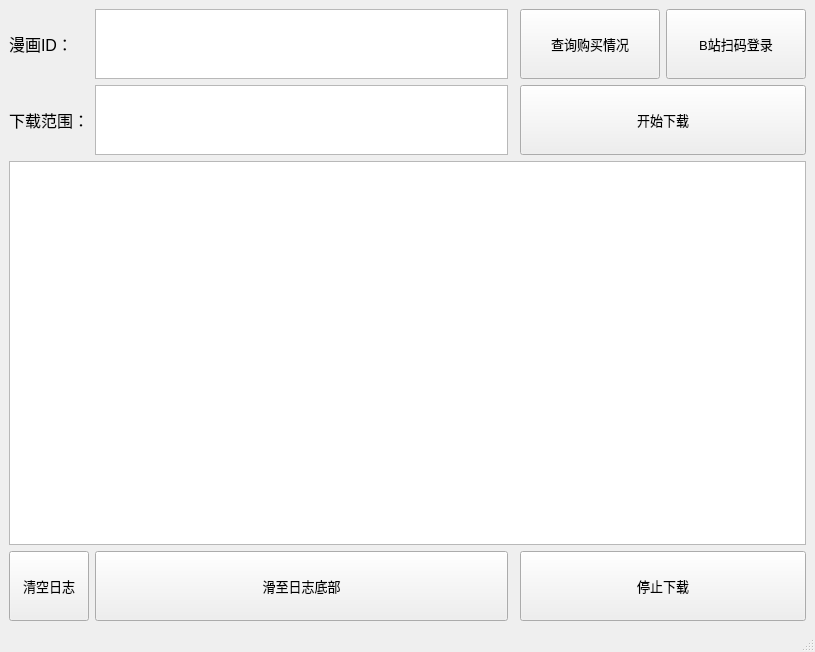
<?xml version="1.0" encoding="UTF-8"?>
<ui version="4.0">
 <class>MainWindow</class>
 <widget class="QMainWindow" name="MainWindow">
  <property name="geometry">
   <rect>
    <x>0</x>
    <y>0</y>
    <width>815</width>
    <height>652</height>
   </rect>
  </property>
  <property name="minimumSize">
   <size>
    <width>770</width>
    <height>610</height>
   </size>
  </property>
  <property name="font">
   <font>
    <pointsize>5</pointsize>
   </font>
  </property>
  <property name="windowTitle">
   <string/>
  </property>
  <property name="windowIcon">
   <iconset resource="main.qrc">
    <normaloff>:/main.ico</normaloff>:/main.ico</iconset>
  </property>
  <property name="iconSize">
   <size>
    <width>25</width>
    <height>25</height>
   </size>
  </property>
  <widget class="QWidget" name="centralwidget">
   <layout class="QGridLayout" name="gridLayout">
    <item row="1" column="1">
     <widget class="QTextEdit" name="textEdit_3">
      <property name="minimumSize">
       <size>
        <width>0</width>
        <height>60</height>
       </size>
      </property>
      <property name="maximumSize">
       <size>
        <width>16777215</width>
        <height>70</height>
       </size>
      </property>
      <property name="font">
       <font>
        <pointsize>10</pointsize>
       </font>
      </property>
     </widget>
    </item>
    <item row="0" column="6">
     <widget class="QPushButton" name="pushButton">
      <property name="minimumSize">
       <size>
        <width>140</width>
        <height>70</height>
       </size>
      </property>
      <property name="maximumSize">
       <size>
        <width>16777215</width>
        <height>70</height>
       </size>
      </property>
      <property name="font">
       <font>
        <pointsize>10</pointsize>
       </font>
      </property>
      <property name="text">
       <string>B站扫码登录</string>
      </property>
     </widget>
    </item>
    <item row="1" column="0">
     <widget class="QLabel" name="label_3">
      <property name="font">
       <font>
        <pointsize>12</pointsize>
       </font>
      </property>
      <property name="text">
       <string>下载范围：</string>
      </property>
     </widget>
    </item>
    <item row="1" column="3" colspan="4">
     <widget class="QPushButton" name="pushButton_3">
      <property name="minimumSize">
       <size>
        <width>0</width>
        <height>70</height>
       </size>
      </property>
      <property name="maximumSize">
       <size>
        <width>16777215</width>
        <height>70</height>
       </size>
      </property>
      <property name="font">
       <font>
        <pointsize>10</pointsize>
       </font>
      </property>
      <property name="text">
       <string>开始下载</string>
      </property>
     </widget>
    </item>
    <item row="0" column="0">
     <widget class="QLabel" name="label_2">
      <property name="minimumSize">
       <size>
        <width>50</width>
        <height>0</height>
       </size>
      </property>
      <property name="font">
       <font>
        <pointsize>12</pointsize>
       </font>
      </property>
      <property name="text">
       <string>漫画ID：</string>
      </property>
     </widget>
    </item>
    <item row="3" column="3" colspan="4">
     <widget class="QPushButton" name="pushButton_6">
      <property name="minimumSize">
       <size>
        <width>0</width>
        <height>70</height>
       </size>
      </property>
      <property name="font">
       <font>
        <pointsize>10</pointsize>
       </font>
      </property>
      <property name="text">
       <string>停止下载</string>
      </property>
     </widget>
    </item>
    <item row="0" column="3" colspan="3">
     <widget class="QPushButton" name="pushButton_2">
      <property name="minimumSize">
       <size>
        <width>140</width>
        <height>70</height>
       </size>
      </property>
      <property name="maximumSize">
       <size>
        <width>16777215</width>
        <height>70</height>
       </size>
      </property>
      <property name="font">
       <font>
        <pointsize>10</pointsize>
       </font>
      </property>
      <property name="text">
       <string>查询购买情况</string>
      </property>
     </widget>
    </item>
    <item row="0" column="1">
     <widget class="QTextEdit" name="textEdit_2">
      <property name="maximumSize">
       <size>
        <width>16777215</width>
        <height>70</height>
       </size>
      </property>
      <property name="font">
       <font>
        <pointsize>10</pointsize>
       </font>
      </property>
     </widget>
    </item>
    <item row="3" column="0">
     <widget class="QPushButton" name="pushButton_4">
      <property name="minimumSize">
       <size>
        <width>70</width>
        <height>70</height>
       </size>
      </property>
      <property name="font">
       <font>
        <pointsize>10</pointsize>
       </font>
      </property>
      <property name="text">
       <string>清空日志</string>
      </property>
     </widget>
    </item>
    <item row="3" column="1">
     <widget class="QPushButton" name="pushButton_5">
      <property name="minimumSize">
       <size>
        <width>0</width>
        <height>70</height>
       </size>
      </property>
      <property name="font">
       <font>
        <pointsize>10</pointsize>
       </font>
      </property>
      <property name="text">
       <string>滑至日志底部</string>
      </property>
     </widget>
    </item>
    <item row="2" column="0" colspan="7">
     <widget class="QTextBrowser" name="textBrowser">
      <property name="font">
       <font>
        <pointsize>10</pointsize>
       </font>
      </property>
     </widget>
    </item>
   </layout>
  </widget>
  <widget class="QStatusBar" name="statusbar"/>
 </widget>
 <resources>
  <include location="main.qrc"/>
 </resources>
 <connections/>
</ui>
